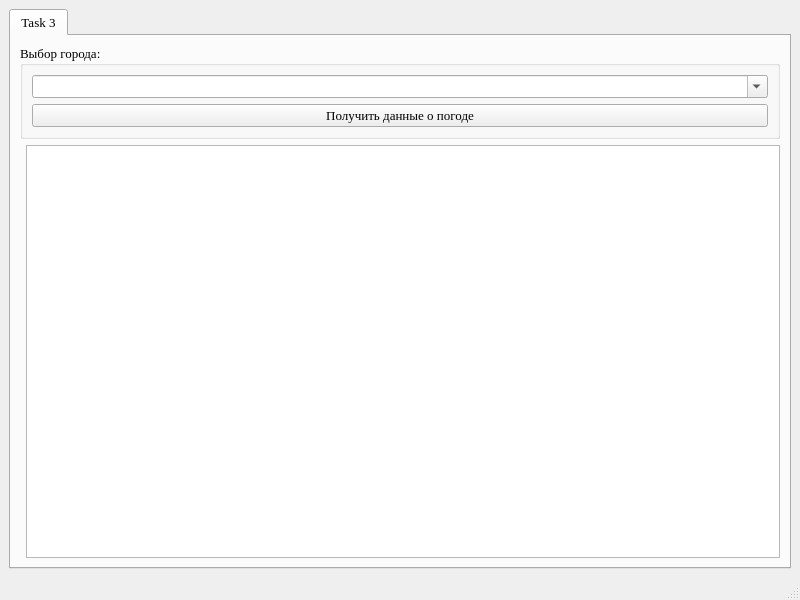
<?xml version="1.0" encoding="UTF-8"?>
<ui version="4.0">
 <class>MainWindow</class>
 <widget class="QMainWindow" name="MainWindow">
  <property name="geometry">
   <rect>
    <x>0</x>
    <y>0</y>
    <width>800</width>
    <height>600</height>
   </rect>
  </property>
  <property name="windowTitle">
   <string>MainWindow</string>
  </property>
  <widget class="QWidget" name="centralwidget">
   <layout class="QGridLayout" name="gridLayout">
    <item row="0" column="0">
     <widget class="QTabWidget" name="tabWidget">
      <property name="font">
       <font>
        <family>Times New Roman</family>
        <pointsize>10</pointsize>
       </font>
      </property>
      <property name="currentIndex">
       <number>0</number>
      </property>
      <widget class="QWidget" name="tab">
       <attribute name="title">
        <string>Task 3</string>
       </attribute>
       <layout class="QGridLayout" name="gridLayout_2">
        <item row="2" column="1">
         <widget class="QTextEdit" name="textEdit">
          <property name="font">
           <font>
            <family>Times New Roman</family>
            <pointsize>10</pointsize>
           </font>
          </property>
         </widget>
        </item>
        <item row="0" column="0" colspan="2">
         <widget class="QGroupBox" name="groupBox">
          <property name="font">
           <font>
            <family>Times New Roman</family>
            <pointsize>10</pointsize>
           </font>
          </property>
          <property name="title">
           <string>Выбор города:</string>
          </property>
          <layout class="QVBoxLayout" name="verticalLayout">
           <item>
            <widget class="QComboBox" name="comboBox">
             <property name="font">
              <font>
               <family>Times New Roman</family>
               <pointsize>10</pointsize>
              </font>
             </property>
             <property name="editable">
              <bool>true</bool>
             </property>
            </widget>
           </item>
           <item>
            <widget class="QPushButton" name="pushButton">
             <property name="font">
              <font>
               <family>Times New Roman</family>
               <pointsize>10</pointsize>
              </font>
             </property>
             <property name="text">
              <string>Получить данные о погоде</string>
             </property>
            </widget>
           </item>
          </layout>
         </widget>
        </item>
       </layout>
      </widget>
     </widget>
    </item>
   </layout>
  </widget>
  <widget class="QMenuBar" name="menubar">
   <property name="geometry">
    <rect>
     <x>0</x>
     <y>0</y>
     <width>800</width>
     <height>26</height>
    </rect>
   </property>
  </widget>
  <widget class="QStatusBar" name="statusbar"/>
 </widget>
 <resources/>
 <connections/>
</ui>
